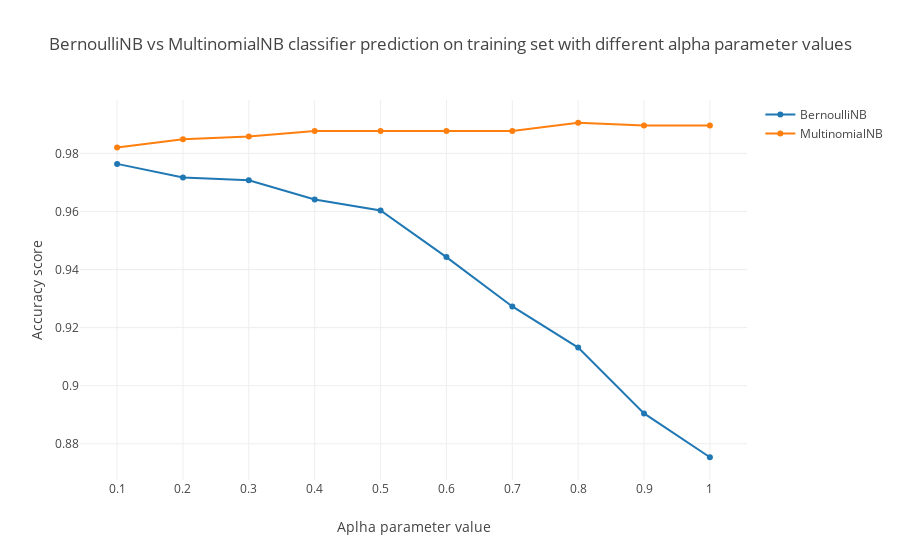

Source (notebook cell):
### Code cell
multi_res = multi_grid.cv_results_['mean_test_score']
bernoulli_res = bernoulli_grid.cv_results_['mean_test_score']
legend = list(i / 10 for i in range(1, 11))

trace1 = go.Scatter(
        x=legend,
        y=bernoulli_res,
        showlegend=True, 
        name='BernoulliNB')
trace2 = go.Scatter(
        x=legend, 
        y=multi_res, 
        showlegend=True, 
        name='MultinomialNB')


data = go.Data([trace1, trace2])

layout=go.Layout(
        yaxis=go.YAxis(title='Accuracy score'),
        xaxis=go.XAxis(title='Aplha parameter value', dtick=0.1,),
        title='BernoulliNB vs MultinomialNB classifier prediction on training set with different alpha parameter values')

fig = go.Figure(data=data, layout=layout)
iplot(fig)

### Figure 1 — Plotly figure (JSON) as saved in the notebook; plotly's stock layout.template omitted (floating-point values rounded to 4 significant figures)
{"data": [{"name": "BernoulliNB", "showlegend": true, "type": "scatter", "x": [0.1, 0.2, 0.3, 0.4, 0.5, 0.6, 0.7, 0.8, 0.9, 1], "y": [0.9764, 0.9717, 0.9707, 0.9641, 0.9603, 0.9443, 0.9273, 0.9131, 0.8905, 0.8754]}, {"name": "MultinomialNB", "showlegend": true, "type": "scatter", "x": [0.1, 0.2, 0.3, 0.4, 0.5, 0.6, 0.7, 0.8, 0.9, 1], "y": [0.9821, 0.9849, 0.9858, 0.9877, 0.9877, 0.9877, 0.9877, 0.9906, 0.9896, 0.9896]}], "layout": {"title": "BernoulliNB vs MultinomialNB classifier prediction on training set with different alpha parameter values", "xaxis": {"dtick": 0.1, "title": "Aplha parameter value"}, "yaxis": {"title": "Accuracy score"}}}
